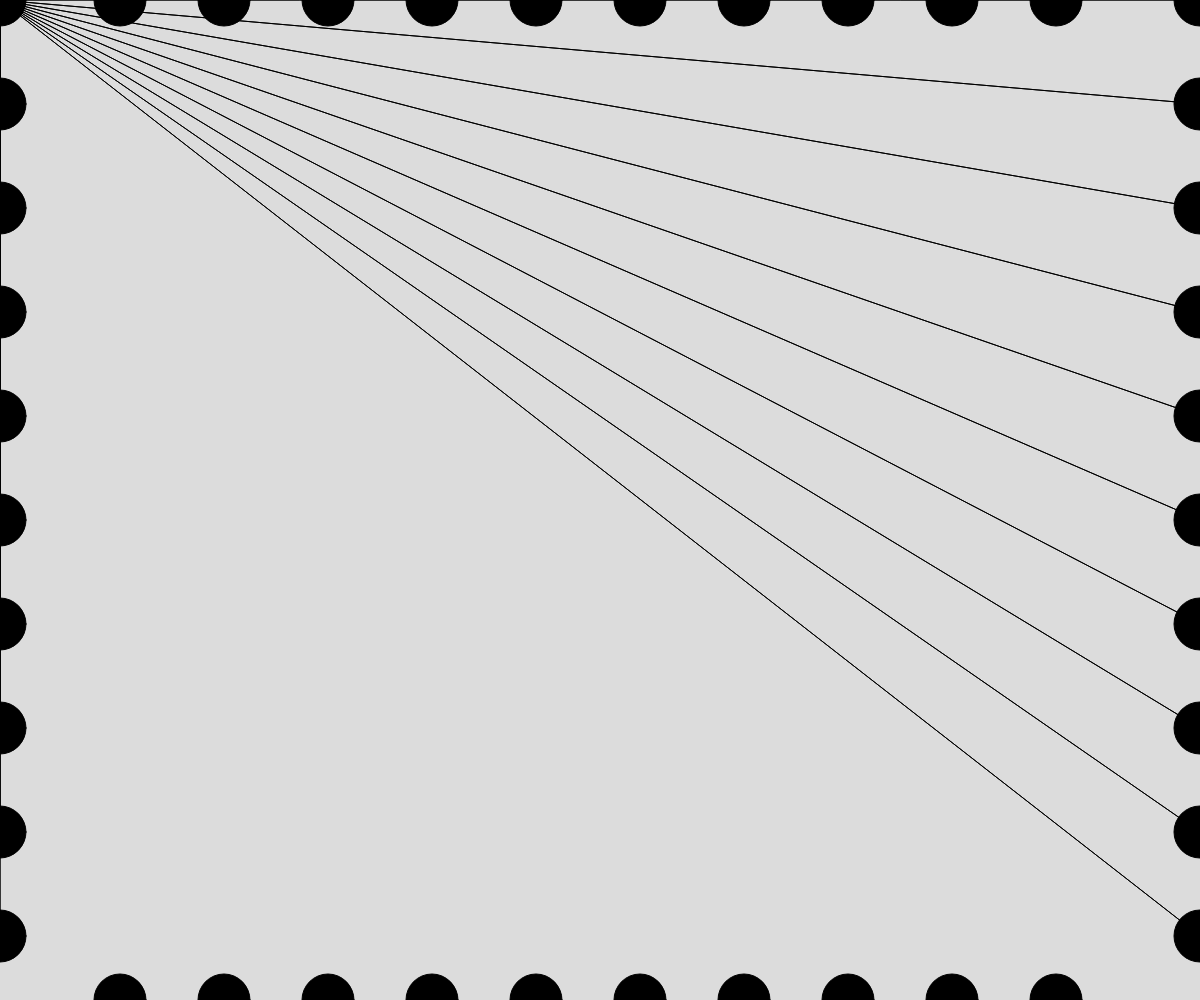
Frame 1 (no input)
Frame 60 (no input): identical to frame 1, image omitted
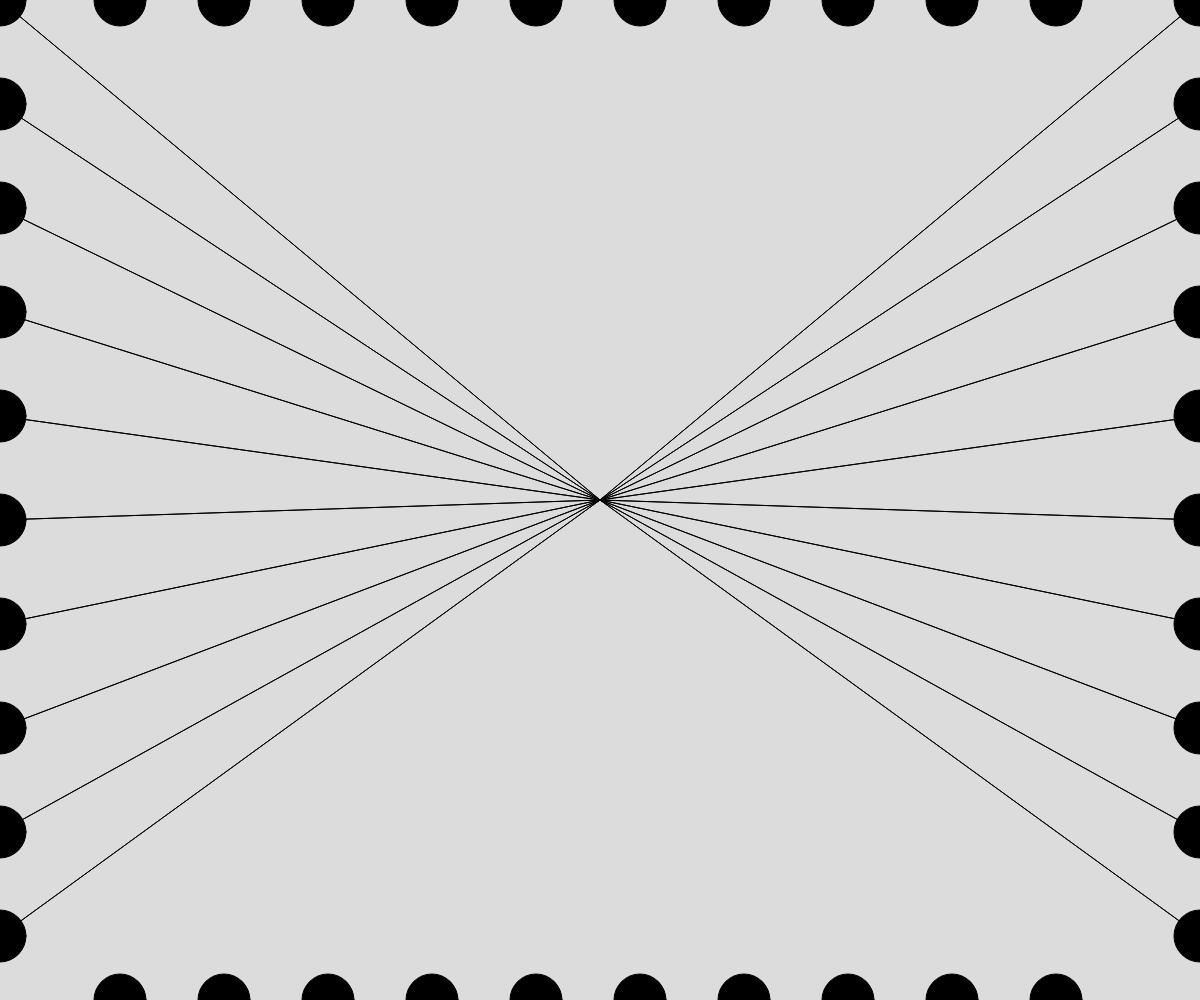
Frame 120 (the mouse pressed at the canvas centre since frame 60)

The p5.js sketch that drew these frames (run headless with seeded random() and noise() and a simulated clock; from frame 60 on, the mouse is pressed at the canvas centre):

// p5.js sketch
// ── sketch.js
// Drawing with Single Loops
// Arman
// Feb 24/2026

//Global variables
let objectX = 0;



function setup() {
  createCanvas(windowWidth, windowHeight);
}

function movingObject() {
  circle(objectX,100,50)
  objectX += 10
  if (objectX > windowWidth + 30) {
    objectX = 0
  }
}

function circleLine(y,size) {
  //use this function to draw a line of circles
  //y -> number height at which to draw the line
  //size -> number    diameter of the circle

  let xStart = windowWidth * 0.1
  let xEnd = windowWidth * 0.9

  for(let x = xStart; x<xEnd; x += size){

    circle(x,y,size)
  }
}

function Gradiant() {
  let h = 2;
  let y = 0
  
  while (y < windowHeight){
    noStroke()
    let value = map(y,0,windowWidth,0,255)
    fill(value,200,60)
    rect(0,y,windowWidth,h)
    y += h
  }
}

function verticalCircles(x,size) {
  let yStart = 0;
  let yEnd = windowHeight;
  for(let  y = yStart; y < yEnd; y+= 2*size){
    triangle(mouseX,mouseY,x,y,)
  }
  for(let y = yStart; y < yEnd; y+= 2*size){
    let value = map(y,0,windowHeight,0,255)
    fill(value,100,100)
    fill(0)
    circle(x,y,size)
    
  }
  
}

function horizontalCircle(y,size) {
  let xStart = windowWidth * 0.1
  let xEnd = windowWidth * 0.9


  for(let x = xStart; x<xEnd; x += 2*size){
    let value = map(x,0,windowWidth,0,255)
    fill(value,200,50)
    fill(0)
    circle(x,y,size)
  }
}

function challange() {
  verticalCircles(0,52)
  verticalCircles(windowWidth,52)
  horizontalCircle(0,52)
  horizontalCircle(windowHeight,52)
}

function draw() {
  background(220);
  challange()
  //Gradiant()
  //circleLine(windowHeight*0.35,30)
  //circleLine(windowHeight/2,50)
  //circleLine(windowHeight*0.65,80)
  //movingObject()
}
